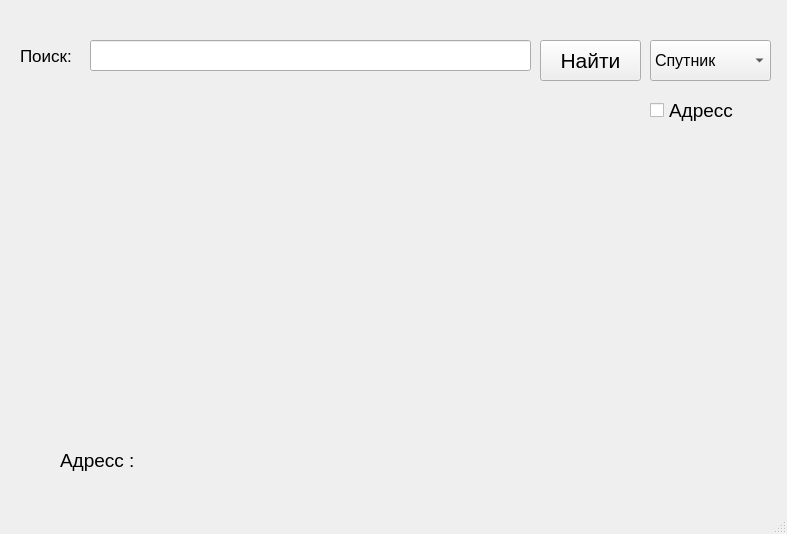
<?xml version="1.0" encoding="UTF-8"?>
<ui version="4.0">
 <class>Map_2</class>
 <widget class="QMainWindow" name="Map_2">
  <property name="geometry">
   <rect>
    <x>0</x>
    <y>0</y>
    <width>787</width>
    <height>534</height>
   </rect>
  </property>
  <property name="windowTitle">
   <string>MainWindow</string>
  </property>
  <widget class="QWidget" name="centralwidget">
   <widget class="QComboBox" name="VidCarti">
    <property name="geometry">
     <rect>
      <x>650</x>
      <y>40</y>
      <width>121</width>
      <height>41</height>
     </rect>
    </property>
    <property name="font">
     <font>
      <pointsize>12</pointsize>
     </font>
    </property>
    <item>
     <property name="text">
      <string>Спутник</string>
     </property>
    </item>
    <item>
     <property name="text">
      <string>Схема</string>
     </property>
    </item>
    <item>
     <property name="text">
      <string>Гибрид</string>
     </property>
    </item>
   </widget>
   <widget class="QCheckBox" name="Adr1">
    <property name="geometry">
     <rect>
      <x>650</x>
      <y>90</y>
      <width>111</width>
      <height>41</height>
     </rect>
    </property>
    <property name="font">
     <font>
      <pointsize>14</pointsize>
     </font>
    </property>
    <property name="text">
     <string>Адресс</string>
    </property>
   </widget>
   <widget class="QLabel" name="Adrtext">
    <property name="geometry">
     <rect>
      <x>60</x>
      <y>450</y>
      <width>101</width>
      <height>21</height>
     </rect>
    </property>
    <property name="font">
     <font>
      <pointsize>14</pointsize>
      <weight>50</weight>
      <italic>false</italic>
      <bold>false</bold>
      <underline>false</underline>
     </font>
    </property>
    <property name="text">
     <string>Адресс :</string>
    </property>
   </widget>
   <widget class="QLabel" name="label">
    <property name="geometry">
     <rect>
      <x>20</x>
      <y>40</y>
      <width>81</width>
      <height>31</height>
     </rect>
    </property>
    <property name="font">
     <font>
      <pointsize>13</pointsize>
     </font>
    </property>
    <property name="text">
     <string>Поиск:</string>
    </property>
   </widget>
   <widget class="QLineEdit" name="Poiskstorka">
    <property name="geometry">
     <rect>
      <x>90</x>
      <y>40</y>
      <width>441</width>
      <height>31</height>
     </rect>
    </property>
   </widget>
   <widget class="QPushButton" name="Poisk">
    <property name="geometry">
     <rect>
      <x>540</x>
      <y>40</y>
      <width>101</width>
      <height>41</height>
     </rect>
    </property>
    <property name="font">
     <font>
      <pointsize>16</pointsize>
     </font>
    </property>
    <property name="text">
     <string>Найти</string>
    </property>
   </widget>
   <widget class="QLabel" name="Map">
    <property name="geometry">
     <rect>
      <x>90</x>
      <y>100</y>
      <width>531</width>
      <height>321</height>
     </rect>
    </property>
    <property name="text">
     <string/>
    </property>
   </widget>
   <widget class="QLabel" name="AdrVivod">
    <property name="geometry">
     <rect>
      <x>190</x>
      <y>450</y>
      <width>181</width>
      <height>31</height>
     </rect>
    </property>
    <property name="text">
     <string/>
    </property>
   </widget>
  </widget>
  <widget class="QStatusBar" name="statusbar"/>
 </widget>
 <resources/>
 <connections/>
</ui>
